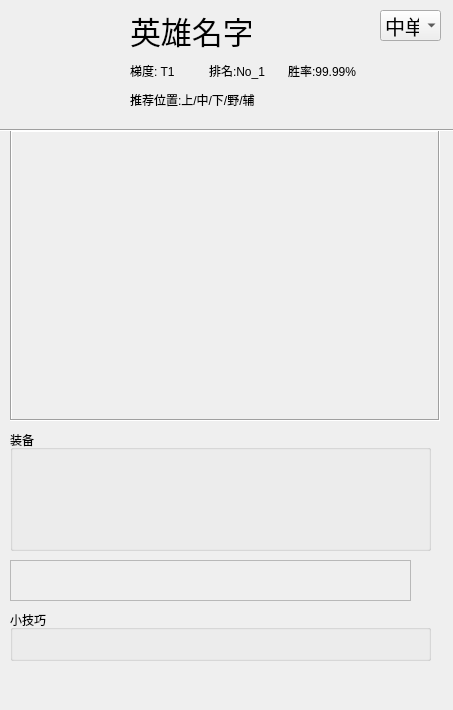
<?xml version="1.0" encoding="UTF-8"?>
<ui version="4.0">
 <class>FuWen</class>
 <widget class="QDialog" name="FuWen">
  <property name="enabled">
   <bool>true</bool>
  </property>
  <property name="geometry">
   <rect>
    <x>0</x>
    <y>0</y>
    <width>453</width>
    <height>710</height>
   </rect>
  </property>
  <property name="windowTitle">
   <string>Dialog</string>
  </property>
  <property name="sizeGripEnabled">
   <bool>false</bool>
  </property>
  <widget class="QLabel" name="hero_avatar">
   <property name="geometry">
    <rect>
     <x>10</x>
     <y>20</y>
     <width>100</width>
     <height>100</height>
    </rect>
   </property>
   <property name="maximumSize">
    <size>
     <width>100</width>
     <height>100</height>
    </size>
   </property>
   <property name="text">
    <string/>
   </property>
   <property name="pixmap">
    <pixmap>C:/Users/lnori/Desktop/6361.png</pixmap>
   </property>
   <property name="scaledContents">
    <bool>true</bool>
   </property>
  </widget>
  <widget class="QLabel" name="hero_name">
   <property name="geometry">
    <rect>
     <x>130</x>
     <y>10</y>
     <width>121</width>
     <height>41</height>
    </rect>
   </property>
   <property name="font">
    <font>
     <pointsize>23</pointsize>
    </font>
   </property>
   <property name="text">
    <string>英雄名字</string>
   </property>
  </widget>
  <widget class="QGroupBox" name="groupBox_2">
   <property name="geometry">
    <rect>
     <x>10</x>
     <y>430</y>
     <width>421</width>
     <height>121</height>
    </rect>
   </property>
   <property name="title">
    <string>装备</string>
   </property>
  </widget>
  <widget class="QScrollArea" name="scrollArea_3">
   <property name="geometry">
    <rect>
     <x>10</x>
     <y>130</y>
     <width>430</width>
     <height>291</height>
    </rect>
   </property>
   <property name="minimumSize">
    <size>
     <width>430</width>
     <height>290</height>
    </size>
   </property>
   <property name="font">
    <font>
     <kerning>true</kerning>
    </font>
   </property>
   <property name="frameShape">
    <enum>QFrame::Box</enum>
   </property>
   <property name="frameShadow">
    <enum>QFrame::Sunken</enum>
   </property>
   <property name="verticalScrollBarPolicy">
    <enum>Qt::ScrollBarAlwaysOff</enum>
   </property>
   <property name="horizontalScrollBarPolicy">
    <enum>Qt::ScrollBarAlwaysOff</enum>
   </property>
   <property name="widgetResizable">
    <bool>false</bool>
   </property>
   <widget class="QWidget" name="fuwenlist">
    <property name="geometry">
     <rect>
      <x>0</x>
      <y>0</y>
      <width>440</width>
      <height>8000</height>
     </rect>
    </property>
   </widget>
  </widget>
  <widget class="QGroupBox" name="groupBox">
   <property name="geometry">
    <rect>
     <x>10</x>
     <y>610</y>
     <width>421</width>
     <height>51</height>
    </rect>
   </property>
   <property name="title">
    <string>小技巧</string>
   </property>
  </widget>
  <widget class="Line" name="line">
   <property name="geometry">
    <rect>
     <x>0</x>
     <y>120</y>
     <width>471</width>
     <height>21</height>
    </rect>
   </property>
   <property name="orientation">
    <enum>Qt::Horizontal</enum>
   </property>
  </widget>
  <widget class="QScrollArea" name="scrollArea_2">
   <property name="geometry">
    <rect>
     <x>10</x>
     <y>560</y>
     <width>401</width>
     <height>41</height>
    </rect>
   </property>
   <property name="widgetResizable">
    <bool>true</bool>
   </property>
   <widget class="QWidget" name="scrollAreaWidgetContents_2">
    <property name="geometry">
     <rect>
      <x>0</x>
      <y>0</y>
      <width>399</width>
      <height>39</height>
     </rect>
    </property>
   </widget>
  </widget>
  <widget class="QWidget" name="layoutWidget">
   <property name="geometry">
    <rect>
     <x>130</x>
     <y>60</y>
     <width>231</width>
     <height>21</height>
    </rect>
   </property>
   <layout class="QHBoxLayout" name="horizontalLayout">
    <item>
     <widget class="QLabel" name="hero_gradient">
      <property name="text">
       <string>梯度: T1</string>
      </property>
     </widget>
    </item>
    <item>
     <widget class="QLabel" name="hero_ranking">
      <property name="text">
       <string>排名:No_1</string>
      </property>
     </widget>
    </item>
    <item>
     <widget class="QLabel" name="hero_win">
      <property name="text">
       <string>胜率:99.99%</string>
      </property>
     </widget>
    </item>
   </layout>
  </widget>
  <widget class="QComboBox" name="switch_location">
   <property name="geometry">
    <rect>
     <x>380</x>
     <y>10</y>
     <width>61</width>
     <height>31</height>
    </rect>
   </property>
   <property name="font">
    <font>
     <pointsize>15</pointsize>
    </font>
   </property>
   <property name="frame">
    <bool>false</bool>
   </property>
   <item>
    <property name="text">
     <string>中单</string>
    </property>
   </item>
  </widget>
  <widget class="QLabel" name="hero_lane">
   <property name="geometry">
    <rect>
     <x>130</x>
     <y>90</y>
     <width>229</width>
     <height>19</height>
    </rect>
   </property>
   <property name="text">
    <string>推荐位置:上/中/下/野/辅</string>
   </property>
  </widget>
 </widget>
 <resources/>
 <connections/>
</ui>
